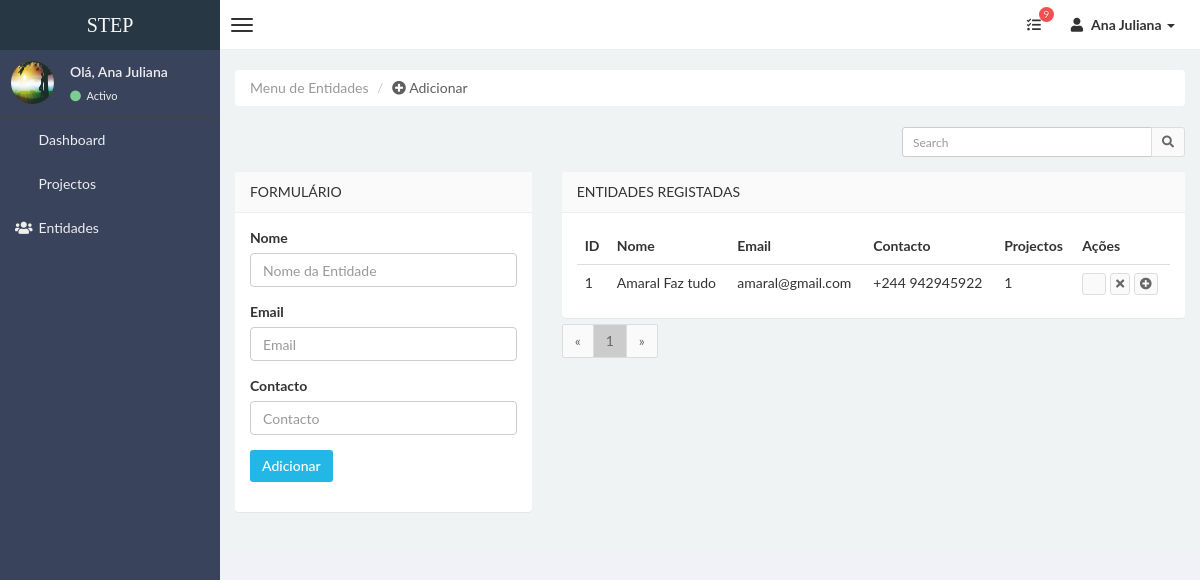
/entidades (signed in), run on the app's committed database.
### stepsite/models.py (models this page shows, shortened)
class Usuarios(db.Model,UserMixin):
    id = db.Column(db.Integer,primary_key=True)
    nome = db.Column(db.String(30), unique=True, nullable=False)
    email = db.Column(db.String(100), unique=True, nullable=False)
    senha = db.Column(db.String(100), unique=False, nullable=False)
    imagem = db.Column(db.String(30), nullable=False, default='defaultUser.jpg')
    categorias = db.relationship('Categorias', backref='usuarios', lazy=True)
    entidades = db.relationship('Entidades', backref='usuarios', lazy=True)
    projectos = db.relationship('Projectos', backref='usuarios', lazy=True)

class Entidades(db.Model):
    id = db.Column(db.Integer,primary_key=True)
    nome = db.Column(db.String(50), nullable=False)
    email = db.Column(db.String(100), nullable=False)
    contacto = db.Column(db.String(20), nullable=False)
    imagem = db.Column(db.String(50), nullable=False, default='defaultEntidade.jpg')
    idUser = db.Column(db.Integer, db.ForeignKey('usuarios.id'),nullable=False)
    projectos = db.relationship('Projectos', backref='entidades', lazy=True)

### stepsite/entidades/routes.py (the view, shortened to what this page needs)
@entidads.route("/entidades", methods=['GET','POST'])
@login_required
def entidades():
    form = FormEntidades()
    search = request.args.get('search','')
    page = request.args.get('page',1, type=int)
    per_page = 9
    if search:
        result = Entidades.query.filter_by(idUser=current_user.id).filter(or_(Entidades.nome.contains(search),Entidades.email.contains(search))).order_by(Entidades.id.desc()).paginate(page=page,per_page=per_page)
    else:
        result = Entidades.query.filter_by(idUser=current_user.id).order_by(Entidades.id.desc()).paginate(page=page,per_page=per_page)
    return render_template("entidades.html",title="STEP | Entidades",result=result,form=form,search=search)

### stepsite/entidades/forms.py (shortened to what this page needs)
class FormEntidades(FlaskForm):
    nome = StringField('Nome', validators=[DataRequired(),length(min=3,max=50,message="Só é permetido nome no intervalo de 3 a 50 dígitos.")])
    email = StringField(label='Email',validators=[DataRequired(),Email(message="Email inválido."),length(min=4,max=100,message="Só é email no intervalo de 4 a 100 dígitos.")])
    contacto = StringField('Contacto', validators=[DataRequired(),length(min=9,max=20,message="Só é permetido contacto no intervalo de 9 a 20 dígitos.")])
    submit = SubmitField('Adicionar')

### stepsite/entidades/routes.py (called while the page is built)
@entidads.context_processor
def start_context():
    def getLenght(elemento):
        return len(elemento)
    return dict(getLenght=getLenght)

### stepsite/models.py (called while the page is built)
@login_manager.user_loader
def load_user(user_id):
    return Usuarios.query.get(int(user_id))

### stepsite/templates/entidades.html (shortened to what this page needs)
{% extends "layoutAdmin.html" %}
{% block content %}
<div class="row">
    <div class="col-md-12">
        <ul class="breadcrumb">
            <li class="active">Menu de Entidades</li>
            <li><a style="color: rgb(95, 93, 93);"><i class="fa fa-plus-circle"></i> Adicionar </a></li>
        </ul>
    </div>
    <div class="col-md-12">
    </div>
    <div class="col-md-12">
      <form action="{{url_for('entidads.entidades')}}" method="get">
        <div class="box-tools m-b-15">
            <div class="input-group">
                <input type="text" name="search" value="{{search}}" class="form-control input-sm pull-right" autocomplete="off" style="width: 250px;" placeholder="Search">
                <div class="input-group-btn">
                    <button class="btn btn-sm btn-default"><i class="fa fa-search"></i></button>
                </div>
            </div>
        </div>
      </form>
    </div>
</div>
<div class="row">
    <div class="col-lg-4">
        <section class="panel">
            <header class="panel-heading">
                Formulário
            </header>
            <div class="panel-body">
        <form role="form" method="POST" action="{{url_for('entidads.entidades')}}">
                <div class="form-group">
                    {{ form.nome.label(class="form-control-label")}}
                    {% if form.nome.errors %}
                      {{ form.nome(class="form-control form-control is-invalid",placeholder="Nome da Entidade",autocomplete="off")}}
                    <div class="invalid-feedback">
                            {% for erro in form.nome.errors %}
                                <span>{{ erro }}</span>
                            {% endfor %}
                    </div>
                    {% else %}
                        {{ form.nome(class="form-control form-control",placeholder="Nome da Entidade",autocomplete="off")}}
                    {% endif %}
                </div>
                <div class="form-group">
                    {{ form.email.label(class="form-control-label")}}
                    {% if form.email.errors %}
                      {{ form.email(class="form-control form-control is-invalid",placeholder="Email",autocomplete="off")}}
                    <div class="invalid-feedback">
                            {% for erro in form.email.errors %}
                                <span>{{ erro }}</span>
                            {% endfor %}
                    </div>
                    {% else %}
                        {{ form.email(class="form-control form-control",placeholder="Email",autocomplete="off")}}
                    {% endif %}
                </div>
                <div class="form-group">
                    {{ form.contacto.label(class="form-control-label")}}
                    {% if form.contacto.errors %}
                      {{ form.contacto(class="form-control form-control is-invalid",placeholder="Contacto",autocomplete="off")}}
                    <div class="invalid-feedback">
                            {% for erro in form.contacto.errors %}
                                <span>{{ erro }}</span>
                            {% endfor %}
                    </div>
                    {% else %}
                        {{ form.contacto(class="form-control form-control",placeholder="Contacto",autocomplete="off")}}
                    {% endif %}
                </div>
                <div class="form-group">
                    {{ form.submit(class="btn btn-info")}}
                </div>
        </form>
            </div>
        </section>
    </div>
    <div class="col-md-8">
        <section class="panel">
          <header class="panel-heading">
            Entidades Registadas
        </header>
        <div class="panel-body table-responsive" style="max-height:420px; overflow:auto">
            <table class="table table-hover" id="tbEntidades">
              <thead>
                <tr>
                  <th>ID</th>
                  <th>Nome</th>
                  <th>Email</th>
                  <th>Contacto</th>
                  <th>Projectos</th>
                  <th>Ações</th>
              </tr>
          </thead>
          <tbody>
          {% if result: %}
             {% for dados in result.items%}
                  <tr>
                      <td>{{ dados.id }}</td>
                      <td>{{ dados.nome }}</td>
                      <td>{{ dados.email }}</td>
                      <td>{{ dados.contacto }}</td>
                      <td>{{ getLenght(dados.projectos) }}</td>
                      <td>
                          <a onclick="PassarDados('/entidades/{{dados.id}}/update')"><button class="btn btn-default btn-xs"><i class="fa fa-pencil"></i></button></a>
                          <a onclick="fnIdselecionado('/entidades/{{dados.id}}/delete')" data-toggle="modal" data-target="#ModalConfirm"><button class="btn btn-default btn-xs"><i class="fa fa-times"></i></button></a>
                          <a href="/projectos/add?en={{dados.id}}"><button class="btn btn-default btn-xs"><i class="fa fa-plus-circle" title="Adicionar Projecto"></i></button></a>
                      </td>
                  </tr>
              {% endfor %}
          {% endif %}
         </tbody>
            </table>
        </div>
        </section>
    <div class="text-left" style="margin-top: -34px;">
                <ul class="pagination">
                    <li><a href="#">«</a></li>
                {% for numPage in result.iter_pages(left_edge=1,right_edge=1,left_current=1,right_current=2)%}
                    {% if numPage %}
                        {% if result.page == numPage %}
                            <li><a style="background-color: #ccc;" href="{{ url_for('entidads.entidades', page=numPage) }}">{{ numPage }}</a></li>
                        {% else %}
                            <li><a href="{{ url_for('entidads.entidades', page=numPage) }}">{{ numPage }}</a></li>
                        {% endif %}
                    {% endif %}
                {% endfor %}
                        <li><a href="#">»</a></li>
                </ul>
    </div>
    </div>
    <div class="col-lg-4">
        <div class="row">
        <div class="col-md-4">
        </div>
        </div>
    </div>
</div>
{% endblock content %}

### stepsite/templates/layoutAdmin.html (shortened to what this page needs)
<!DOCTYPE html>
<html>
    <head>
        <link href="../static/css/bootstrap.css" rel="stylesheet" type="text/css" />
        <link href="../static/css/font-awesome.min.css" rel="stylesheet" type="text/css" />
        <link href="../static/css/mystyle.css" rel="stylesheet" type="text/css" />
        <link href="../static/css/style.css" rel="stylesheet" type="text/css" />
        <link rel="stylesheet" href="https://use.fontawesome.com/releases/v5.8.1/css/all.css" >
    </head>
    <body class="skin-black">
        <header class="header">
            <a href="{{url_for('main.home')}}" class="logo">
                STEP
            </a>
            <nav class="navbar navbar-static-top" role="navigation">
                <a href="#" class="navbar-btn sidebar-toggle" data-toggle="offcanvas" role="button" >
                    <span class="icon-bar"></span>
                    <span class="icon-bar"></span>
                    <span class="icon-bar"></span>
                </a>
                <div class="navbar-right">
                    <ul class="nav navbar-nav">
                      <li class="dropdown tasks-menu">
                            <a href="#" class="dropdown-toggle" data-toggle="dropdown">
                                <i class="fa fa-tasks"></i>
                                <span class="label label-danger">9</span>
                            </a>
                        </li>
                        <li class="dropdown user user-menu">
                            <a href="#" class="dropdown-toggle" data-toggle="dropdown">
                                <i class="fa fa-user"></i>
                                <span> {{current_user.nome}} <i class="caret"></i></span>
                            </a>
                        </li>
                    </ul>
                </div>
            </nav>
        </header>
        <div class="wrapper row-offcanvas row-offcanvas-left">
            <aside class="left-side sidebar-offcanvas">
                <section class="sidebar">
                    <div class="user-panel">
                        <div class="pull-left image">
                            <img src="{{url_for('static',filename='profile_img/'+current_user.imagem)}}" class="img-circle" alt="User Image" />
                        </div>
                        <div class="pull-left info">
                            <p>Olá, {{current_user.nome}} </p>
                            <a href="#"><i class="fa fa-circle text-success"></i> Activo</a>
                        </div>
                    </div>
                    <ul class="sidebar-menu">
                        <li>
                            <a href="{{url_for('projects.admin')}}">
                                <i class="fa fa-dashboard"></i> <span>Dashboard </span>
                            </a>
                        </li>
                        <li>
                            <a href="{{url_for('projects.projectos')}}">
                                <i class="fa fa-dropbox"></i> <span>Projectos</span>
                            </a>
                        </li>
                        <li class="">
                            <a href="{{url_for('entidads.entidades')}}">
                                <i class="fa fa-group"></i> <span>Entidades</span>
                            </a>
                        </li>
                    </ul>
                </section>
            </aside>
            <aside class="right-side">
            <section class="content">
            {% block content %}
            {% endblock content %}
            </section>
			</aside>
		</div>
    </body>
</html>

### data on the page
Usuarios: nome "Ana Juliana", imagem (placeholder picture)
Entidades: id "1", nome "Amaral Faz tudo", email "amaral@gmail.com", contacto "+244 942945922"

### other printed values
{{ numPage }} "1"
